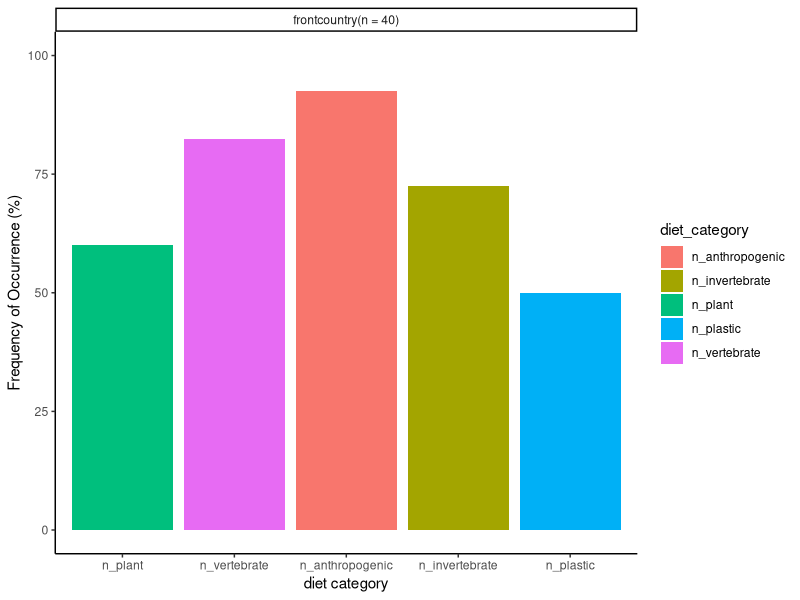
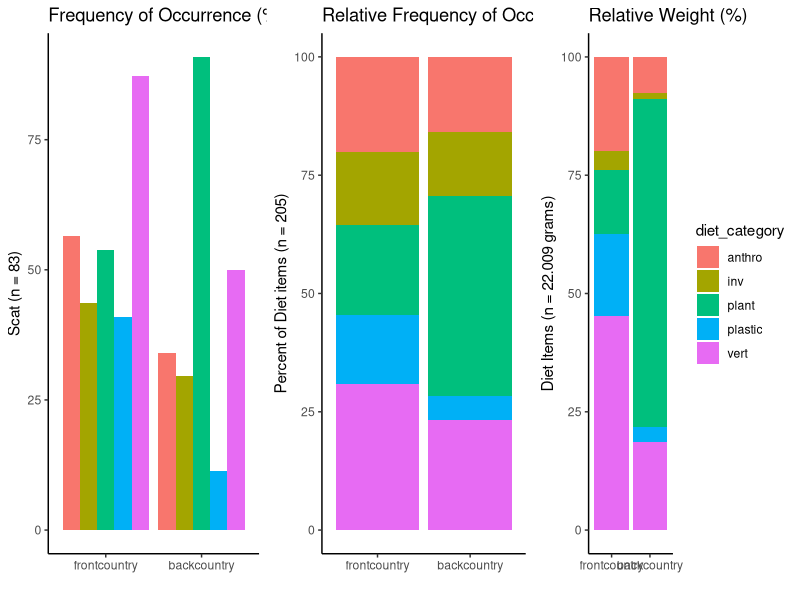

Recreate these plots in R, in order.
# create site metric tables and plot them as a stacked bar plot 

# set up libraries 
library(tidyverse)

# load data 
site <- read.csv("data/1_site_data.csv", strip.white = T)
scat <- read.csv("data/2_scat_data.csv", strip.white = T)
# remove scats not confirmed as ringtail 
scat <- scat %>% 
  dplyr::filter(ringtail_confirmed == "yes")
frags <- read.csv("data/3_fragment_data.csv", strip.white = T)

# merge scat and site data
scat <- left_join(scat, site, by = "site_id")
n_scat <- nrow(scat)

# construct Table 1.: full population frequency
F_frags <- frags %>% 
  group_by(fragment_type) %>% 
  summarise(`F` = n_distinct(segment_id),
            frags = n(),
            weight = sum(fragment_weight))
total_frags <- sum(F_frags$`F`)
total_weight <- sum(F_frags$weight)

# make into percentages 
F_frags$FO <- round(F_frags$`F`/83*100, 2)
F_frags$RFO <- round(F_frags$`F` / total_frags*100, 2)
F_frags$RW <- round(F_frags$weight /total_weight*100, 2)

# Ouptut Table 1 
print(F_frags[c(2,3,5,1,4), c(1,2,5:7)]) 

# calculate frequency of occurrence by site
site_F <- scat %>% 
  group_by(tourism_level) %>% 
  summarise(n_plastic = sum(plastic == 1), 
            n_anthropogenic = sum(anthropogenic == 1),
            n_invertebrate = sum(invertebrate == 1),
            n_vertebrate = sum(vertebrate == 1),
            n_plant = sum(plant == 1))

site_F_long <- site_F %>% 
  pivot_longer(
    cols = starts_with("n_"),
    names_to = "diet_category",
    values_to = "frequency",
    values_drop_na = TRUE
  )

site_F_long$site_type = ifelse(site_F_long$tourism_level == "backcountry", "backcountry (n = 43)","frontcountry(n = 40)")
site_F_long$FO <- ifelse(site_F_long$tourism_level == "backcountry", round(site_F_long$frequency/43*100,2),round(site_F_long$frequency/40*100,2))

site_by_diet_plot <- ggplot(site_F_long, aes(x = reorder(diet_category, -FO), y = FO, fill = diet_category)) + 
  geom_bar(stat="identity") + 
  facet_grid(~site_type) + 
  labs(x = "diet category", y = "Frequency of Occurrence (%)") + 
  scale_y_continuous(limits = c(0,100)) + 
  theme_classic() 
  # annotate("text", )
site_by_diet_plot 


## make a stacked bar plot of % relative frequency of occurrence by site
# merge frags and site data 
frags <- left_join(frags, site, by = "site_id")
n_frags <- nrow(frags)
frags$fragment_weight <- as.numeric(frags$fragment_weight)
sum_frags <- sum(frags$fragment_weight)

# make a site type table with frequency and sum weight 
site_F <- frags %>% 
  group_by(vehicle_access) %>% 
  summarise(scats = n_distinct(segment_id),
            frags = n(),
            weight = sum(fragment_weight),
            n_frag_plastic = length(fragment_type[fragment_type=="Plastic"]), 
            weight_plastic = sum(fragment_weight[fragment_type=="Plastic"]),
            n_frag_anthro = length(fragment_type[fragment_type=="Anthropogenic"]),
            weight_anthro = sum(fragment_weight[fragment_type=="Anthropogenic"]),
            n_frag_inv =  length(fragment_type[fragment_type=="Invertebrate"]),
            weight_inv = sum(fragment_weight[fragment_type=="Invertebrate"]),
            n_frag_vert =length(fragment_type[fragment_type=="Vertebrate"]),
            weight_vert = sum(fragment_weight[fragment_type=="Vertebrate"]),
            n_frag_plant = length(fragment_type[fragment_type=="Plant"]), 
            weight_plant = sum(fragment_weight[fragment_type=="Plant"]))

# make longer for stacked bar plot to calculate relative frequency 
site_FR <- site_F %>% 
  pivot_longer(
    cols = starts_with("n_"),
    names_to = "diet_category",
    values_to = "frequency",
    values_drop_na = TRUE
)
site_FR <- site_FR[,c(1,2,3,10,11)]
site_FR$diet_category <- str_sub(site_FR$diet_category, 8, -1)
site_FR$pct_frequency_occurrence <- round(site_FR$frequency/site_FR$scats*100, 2)
site_FR$pct_relative_frequency <- round(site_FR$frequency/site_FR$frags*100, 2)

# make longer for stacked bar plot to calculate % weight 
site_W <- site_F %>% 
  pivot_longer(
    cols = starts_with("weight_"),
    names_to = "diet_category",
    values_to = "frag_weight",
    values_drop_na = TRUE
  )
site_W <- site_W[,c(1,2,4,10,11)]
site_W$diet_category <- str_sub(site_W$diet_category, 8, -1)
site_W$pct_weight <- round(site_W$frag_weight/site_W$weight*100, 2)

# merge 
site_diet_metrics <- full_join(site_FR, site_W, by = c("vehicle_access", "scats", "diet_category"))
site_diet_metrics <-site_diet_metrics  %>% 
  pivot_longer(
    cols = frequency:pct_weight,
    names_to = "metric",
    values_to = "value",
    values_drop_na = TRUE
)
# retain only percentages 
site_diet_metrics <- site_diet_metrics %>% 
  dplyr::filter(metric %in% c("pct_frequency_occurrence", "pct_relative_frequency", "pct_weight"))

# plot a stacked bar plot

# facetted verion 
site_by_metric <- ggplot(site_diet_metrics , aes(x = vehicle_access, y = value, fill = diet_category)) + 
  geom_bar(position="stack", stat="identity") + 
  facet_grid(.~metric, scales = "free_y") +
  theme_classic() +
  scale_x_discrete(name ="", 
                   limits=c("yes", "no"), 
                   labels=c("frontcountry", "backcountry")) + 
  labs(y = "Proportion of scat segments (n = 83)")

# side by side version 
library(gridExtra)
site_by_pctFO <- ggplot(subset(site_diet_metrics, metric=="pct_frequency_occurrence"), aes(x = vehicle_access, y = value, fill = diet_category)) + 
  geom_bar(position="dodge", stat="identity") + 
  theme_classic() + 
  theme(legend.position="none") + 
  labs(title="Frequency of Occurrence (%)", y = "Scat (n = 83)") + 
  scale_x_discrete(name ="", limits=c("yes", "no"), 
                   labels=c("frontcountry", "backcountry")) 
site_by_pctFR <- ggplot(subset(site_diet_metrics,metric=="pct_relative_frequency"), aes(x = vehicle_access, y = value, fill = diet_category)) + 
   geom_bar(position="stack", stat="identity") + 
  theme_classic() + 
  theme(legend.position="none")  + 
  labs(title="Relative Frequency of Occurrence (%)", y = "Percent of Diet items (n = 205)") + 
  scale_x_discrete(name ="", limits=c("yes", "no"), 
                   labels=c("frontcountry", "backcountry")) 
site_by_pctW <- ggplot(subset(site_diet_metrics,metric=="pct_weight"), aes(x = vehicle_access, y = value, fill = diet_category)) + 
  geom_bar(position="stack", stat="identity") + 
  theme_classic()  + 
  labs(title="Relative Weight (%)", y = "Diet Items (n = 22.009 grams)") + 
  scale_x_discrete(name ="", limits=c("yes", "no"), 
                   labels=c("frontcountry", "backcountry")) 
# make the plot 

png(filename="figures/supp/FigureS2.png", width = 16, height = 6, units = 'in', res = 300)
grid.arrange(site_by_pctFO, site_by_pctFR, site_by_pctW, nrow = 1)
dev.off()
